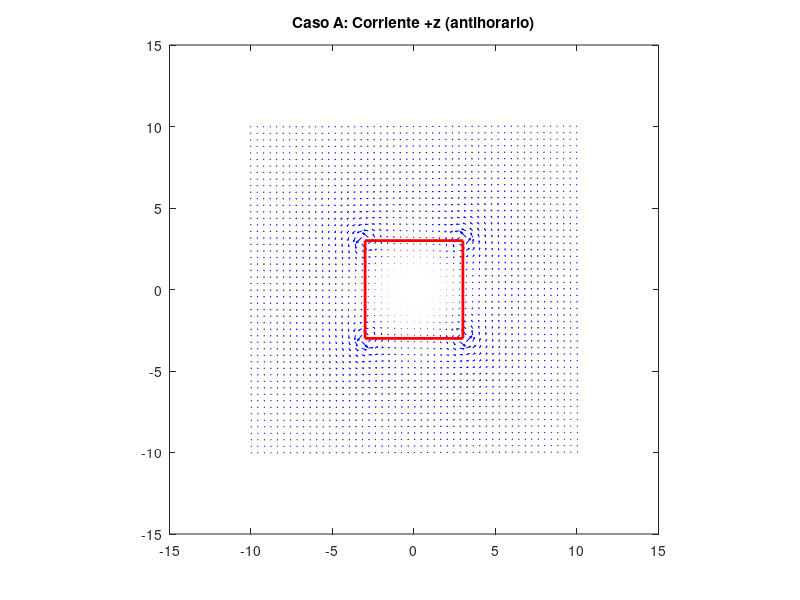
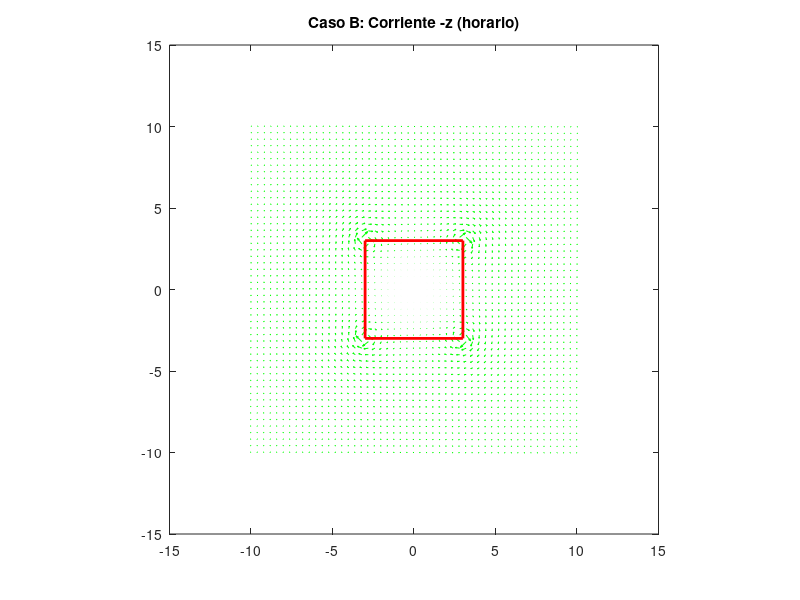

Reproduce these figures in MATLAB, in order.
% CASO A: Corriente en dirección +z (antihorario)
clear; clf; hold off;
xa=-10:0.4:10;
ya=-10:0.4:10;
[x,y]=meshgrid(xa,ya);

% Parámetros del cuadrado
a = 6;  % lado del cuadrado
I = 1;  % intensidad de corriente

% Vértices del cuadrado centrado en el origen
x1 = -a/2; y1 = a/2;    % vértice superior izquierdo
x2 = a/2;  y2 = a/2;    % vértice superior derecho
x3 = a/2;  y3 = -a/2;   % vértice inferior derecho
x4 = -a/2; y4 = -a/2;   % vértice inferior izquierdo

% Campo magnético de cada lado del cuadrado (antihorario)
% Lado 1-2 (horizontal superior)
r12_sq = (x-x1).^2 + (y-y1).^2;
r12_sq(r12_sq < 0.1) = 0.1; % evitar singularidades
Bx12 = -I*(y-y1)./r12_sq;
By12 = I*(x-x1)./r12_sq;

% Lado 2-3 (vertical derecho)
r23_sq = (x-x2).^2 + (y-y2).^2;
r23_sq(r23_sq < 0.1) = 0.1;
Bx23 = -I*(y-y2)./r23_sq;
By23 = I*(x-x2)./r23_sq;

% Lado 3-4 (horizontal inferior)
r34_sq = (x-x3).^2 + (y-y3).^2;
r34_sq(r34_sq < 0.1) = 0.1;
Bx34 = -I*(y-y3)./r34_sq;
By34 = I*(x-x3)./r34_sq;

% Lado 4-1 (vertical izquierdo)
r41_sq = (x-x4).^2 + (y-y4).^2;
r41_sq(r41_sq < 0.1) = 0.1;
Bx41 = -I*(y-y4)./r41_sq;
By41 = I*(x-x4)./r41_sq;

% Campo total
Bx = Bx12 + Bx23 + Bx34 + Bx41;
By = By12 + By23 + By34 + By41;

% Graficar
quiver(x,y,Bx,By,'b');
hold on;
% Dibujar cuadrado
plot([x1 x2 x3 x4 x1], [y1 y2 y3 y4 y1], 'r-', 'LineWidth', 2);
title('Caso A: Corriente +z (antihorario)');
axis square;

% CASO B: Corriente en dirección -z (horario)
figure;
clear; clf; hold off;
xa=-10:0.4:10;
ya=-10:0.4:10;
[x,y]=meshgrid(xa,ya);

% Parámetros del cuadrado
a = 6;  % lado del cuadrado
I = -1; % intensidad de corriente (negativa para horario)

% Vértices del cuadrado centrado en el origen
x1 = -a/2; y1 = a/2;    % vértice superior izquierdo
x2 = a/2;  y2 = a/2;    % vértice superior derecho
x3 = a/2;  y3 = -a/2;   % vértice inferior derecho
x4 = -a/2; y4 = -a/2;   % vértice inferior izquierdo

% Campo magnético de cada lado del cuadrado (horario: orden inverso)
% Lado 1-4 (vertical izquierdo)
r14_sq = (x-x1).^2 + (y-y1).^2;
r14_sq(r14_sq < 0.1) = 0.1;
Bx14 = -I*(y-y1)./r14_sq;
By14 = I*(x-x1)./r14_sq;

% Lado 4-3 (horizontal inferior)
r43_sq = (x-x4).^2 + (y-y4).^2;
r43_sq(r43_sq < 0.1) = 0.1;
Bx43 = -I*(y-y4)./r43_sq;
By43 = I*(x-x4)./r43_sq;

% Lado 3-2 (vertical derecho)
r32_sq = (x-x3).^2 + (y-y3).^2;
r32_sq(r32_sq < 0.1) = 0.1;
Bx32 = -I*(y-y3)./r32_sq;
By32 = I*(x-x3)./r32_sq;

% Lado 2-1 (horizontal superior)
r21_sq = (x-x2).^2 + (y-y2).^2;
r21_sq(r21_sq < 0.1) = 0.1;
Bx21 = -I*(y-y2)./r21_sq;
By21 = I*(x-x2)./r21_sq;

% Campo total
Bx = Bx14 + Bx43 + Bx32 + Bx21;
By = By14 + By43 + By32 + By21;

% Graficar
quiver(x,y,Bx,By,'g');
hold on;
% Dibujar cuadrado
plot([x1 x2 x3 x4 x1], [y1 y2 y3 y4 y1], 'r-', 'LineWidth', 2);
title('Caso B: Corriente -z (horario)');
axis square;
